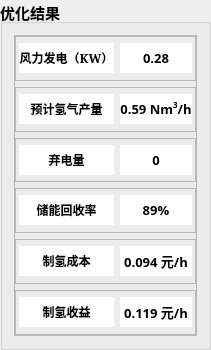
         <widget class="QGroupBox" name="groupBox_19">
          <property name="geometry">
           <rect>
            <x>290</x>
            <y>40</y>
            <width>202</width>
            <height>350</height>
           </rect>
          </property>
          <property name="font">
           <font>
            <pointsize>11</pointsize>
            <weight>75</weight>
            <bold>true</bold>
           </font>
          </property>
          <property name="title">
           <string>优化结果</string>
          </property>
          <layout class="QHBoxLayout" name="horizontalLayout_20">
           <item>
            <widget class="QFrame" name="frame_27">
             <property name="sizePolicy">
              <sizepolicy hsizetype="Expanding" vsizetype="Expanding">
               <horstretch>0</horstretch>
               <verstretch>4</verstretch>
              </sizepolicy>
             </property>
             <property name="font">
              <font>
               <family>幼圆</family>
               <pointsize>10</pointsize>
               <weight>75</weight>
               <bold>true</bold>
              </font>
             </property>
             <property name="frameShape">
              <enum>QFrame::StyledPanel</enum>
             </property>
             <property name="frameShadow">
              <enum>QFrame::Raised</enum>
             </property>
             <layout class="QVBoxLayout" name="verticalLayout_7">
              <property name="leftMargin">
               <number>0</number>
              </property>
              <property name="topMargin">
               <number>0</number>
              </property>
              <property name="rightMargin">
               <number>0</number>
              </property>
              <property name="bottomMargin">
               <number>0</number>
              </property>
              <item>
               <widget class="QFrame" name="frame_28">
                <property name="frameShape">
                 <enum>QFrame::StyledPanel</enum>
                </property>
                <property name="frameShadow">
                 <enum>QFrame::Raised</enum>
                </property>
                <layout class="QHBoxLayout" name="horizontalLayout_4">
                 <property name="leftMargin">
                  <number>3</number>
                 </property>
                 <property name="topMargin">
                  <number>0</number>
                 </property>
                 <property name="rightMargin">
                  <number>3</number>
                 </property>
                 <property name="bottomMargin">
                  <number>0</number>
                 </property>
                 <item>
                  <widget class="QLabel" name="label_10">
                   <property name="minimumSize">
                    <size>
                     <width>95</width>
                     <height>30</height>
                    </size>
                   </property>
                   <property name="maximumSize">
                    <size>
                     <width>16777215</width>
                     <height>30</height>
                    </size>
                   </property>
                   <property name="font">
                    <font>
                     <family>SimSun</family>
                     <pointsize>9</pointsize>
                     <weight>75</weight>
                     <bold>true</bold>
                    </font>
                   </property>
                   <property name="styleSheet">
                    <string notr="true">background-color: rgb(255, 255, 255);</string>
                   </property>
                   <property name="text">
                    <string>风力发电（KW）</string>
                   </property>
                   <property name="alignment">
                    <set>Qt::AlignCenter</set>
                   </property>
                  </widget>
                 </item>
                 <item>
                  <widget class="QLabel" name="label_20">
                   <property name="minimumSize">
                    <size>
                     <width>0</width>
                     <height>30</height>
                    </size>
                   </property>
                   <property name="maximumSize">
                    <size>
                     <width>16777215</width>
                     <height>30</height>
                    </size>
                   </property>
                   <property name="font">
                    <font>
                     <weight>75</weight>
                     <bold>true</bold>
                    </font>
                   </property>
                   <property name="styleSheet">
                    <string notr="true">background-color: rgb(255, 255, 255);
border:1px black ;

</string>
                   </property>
                   <property name="text">
                    <string>0.28</string>
                   </property>
                   <property name="alignment">
                    <set>Qt::AlignCenter</set>
                   </property>
                  </widget>
                 </item>
                </layout>
               </widget>
              </item>
              <item>
               <widget class="QFrame" name="frame_29">
                <property name="frameShape">
                 <enum>QFrame::StyledPanel</enum>
                </property>
                <property name="frameShadow">
                 <enum>QFrame::Raised</enum>
                </property>
                <layout class="QHBoxLayout" name="horizontalLayout_21">
                 <property name="spacing">
                  <number>6</number>
                 </property>
                 <property name="leftMargin">
                  <number>3</number>
                 </property>
                 <property name="topMargin">
                  <number>0</number>
                 </property>
                 <property name="rightMargin">
                  <number>3</number>
                 </property>
                 <property name="bottomMargin">
                  <number>0</number>
                 </property>
                 <item>
                  <widget class="QLabel" name="label_19">
                   <property name="minimumSize">
                    <size>
                     <width>95</width>
                     <height>30</height>
                    </size>
                   </property>
                   <property name="maximumSize">
                    <size>
                     <width>16777215</width>
                     <height>30</height>
                    </size>
                   </property>
                   <property name="font">
                    <font>
                     <family>SimSun</family>
                     <pointsize>9</pointsize>
                     <weight>75</weight>
                     <bold>true</bold>
                    </font>
                   </property>
                   <property name="styleSheet">
                    <string notr="true">background-color: rgb(255, 255, 255);</string>
                   </property>
                   <property name="text">
                    <string>预计氢气产量</string>
                   </property>
                   <property name="alignment">
                    <set>Qt::AlignCenter</set>
                   </property>
                  </widget>
                 </item>
                 <item>
                  <widget class="QLabel" name="label_16">
                   <property name="minimumSize">
                    <size>
                     <width>0</width>
                     <height>30</height>
                    </size>
                   </property>
                   <property name="maximumSize">
                    <size>
                     <width>16777215</width>
                     <height>30</height>
                    </size>
                   </property>
                   <property name="font">
                    <font>
                     <weight>75</weight>
                     <bold>true</bold>
                    </font>
                   </property>
                   <property name="styleSheet">
                    <string notr="true">background-color: rgb(255, 255, 255);
border:1px black ;

</string>
                   </property>
                   <property name="text">
                    <string>0.59 Nm&lt;sup&gt;3&lt;/sup&gt;/h</string>
                   </property>
                   <property name="alignment">
                    <set>Qt::AlignCenter</set>
                   </property>
                  </widget>
                 </item>
                </layout>
               </widget>
              </item>
              <item>
               <widget class="QFrame" name="frame_30">
                <property name="frameShape">
                 <enum>QFrame::StyledPanel</enum>
                </property>
                <property name="frameShadow">
                 <enum>QFrame::Raised</enum>
                </property>
                <layout class="QHBoxLayout" name="horizontalLayout_22">
                 <property name="spacing">
                  <number>6</number>
                 </property>
                 <property name="leftMargin">
                  <number>3</number>
                 </property>
                 <property name="topMargin">
                  <number>0</number>
                 </property>
                 <property name="rightMargin">
                  <number>3</number>
                 </property>
                 <property name="bottomMargin">
                  <number>0</number>
                 </property>
                 <item>
                  <widget class="QLabel" name="label_30">
                   <property name="minimumSize">
                    <size>
                     <width>95</width>
                     <height>30</height>
                    </size>
                   </property>
                   <property name="maximumSize">
                    <size>
                     <width>16777215</width>
                     <height>30</height>
                    </size>
                   </property>
                   <property name="font">
                    <font>
                     <family>SimSun</family>
                     <pointsize>9</pointsize>
                     <weight>75</weight>
                     <bold>true</bold>
                    </font>
                   </property>
                   <property name="styleSheet">
                    <string notr="true">background-color: rgb(255, 255, 255);</string>
                   </property>
                   <property name="text">
                    <string>弃电量</string>
                   </property>
                   <property name="alignment">
                    <set>Qt::AlignCenter</set>
                   </property>
                  </widget>
                 </item>
                 <item>
                  <widget class="QLabel" name="label_31">
                   <property name="minimumSize">
                    <size>
                     <width>0</width>
                     <height>30</height>
                    </size>
                   </property>
                   <property name="maximumSize">
                    <size>
                     <width>16777215</width>
                     <height>30</height>
                    </size>
                   </property>
                   <property name="font">
                    <font>
                     <weight>75</weight>
                     <bold>true</bold>
                    </font>
                   </property>
                   <property name="styleSheet">
                    <string notr="true">background-color: rgb(255, 255, 255);
border:1px black ;

</string>
                   </property>
                   <property name="text">
                    <string>0</string>
                   </property>
                   <property name="alignment">
                    <set>Qt::AlignCenter</set>
                   </property>
                  </widget>
                 </item>
                </layout>
               </widget>
              </item>
              <item>
               <widget class="QFrame" name="frame_33">
                <property name="frameShape">
                 <enum>QFrame::StyledPanel</enum>
                </property>
                <property name="frameShadow">
                 <enum>QFrame::Raised</enum>
                </property>
                <layout class="QHBoxLayout" name="horizontalLayout_23">
                 <property name="spacing">
                  <number>6</number>
                 </property>
                 <property name="leftMargin">
                  <number>3</number>
                 </property>
                 <property name="topMargin">
                  <number>0</number>
                 </property>
                 <property name="rightMargin">
                  <number>3</number>
                 </property>
                 <property name="bottomMargin">
                  <number>0</number>
                 </property>
                 <item>
                  <widget class="QLabel" name="label_11">
                   <property name="minimumSize">
                    <size>
                     <width>95</width>
                     <height>30</height>
                    </size>
                   </property>
                   <property name="maximumSize">
                    <size>
                     <width>16777215</width>
                     <height>30</height>
                    </size>
                   </property>
                   <property name="font">
                    <font>
                     <family>SimSun</family>
                     <pointsize>9</pointsize>
                     <weight>75</weight>
                     <bold>true</bold>
                    </font>
                   </property>
                   <property name="styleSheet">
                    <string notr="true">background-color: rgb(255, 255, 255);</string>
                   </property>
                   <property name="text">
                    <string>储能回收率</string>
                   </property>
                   <property name="alignment">
                    <set>Qt::AlignCenter</set>
                   </property>
                  </widget>
                 </item>
                 <item>
                  <widget class="QLabel" name="label_17">
                   <property name="minimumSize">
                    <size>
                     <width>0</width>
                     <height>30</height>
                    </size>
                   </property>
                   <property name="maximumSize">
                    <size>
                     <width>16777215</width>
                     <height>30</height>
                    </size>
                   </property>
                   <property name="font">
                    <font>
                     <weight>75</weight>
                     <bold>true</bold>
                    </font>
                   </property>
                   <property name="styleSheet">
                    <string notr="true">background-color: rgb(255, 255, 255);
border:1px black ;

</string>
                   </property>
                   <property name="text">
                    <string>89%</string>
                   </property>
                   <property name="alignment">
                    <set>Qt::AlignCenter</set>
                   </property>
                  </widget>
                 </item>
                </layout>
               </widget>
              </item>
              <item>
               <widget class="QFrame" name="frame_34">
                <property name="frameShape">
                 <enum>QFrame::StyledPanel</enum>
                </property>
                <property name="frameShadow">
                 <enum>QFrame::Raised</enum>
                </property>
                <layout class="QHBoxLayout" name="horizontalLayout_24">
                 <property name="spacing">
                  <number>6</number>
                 </property>
                 <property name="leftMargin">
                  <number>3</number>
                 </property>
                 <property name="topMargin">
                  <number>0</number>
                 </property>
                 <property name="rightMargin">
                  <number>3</number>
                 </property>
                 <property name="bottomMargin">
                  <number>0</number>
                 </property>
                 <item>
                  <widget class="QLabel" name="label_32">
                   <property name="minimumSize">
                    <size>
                     <width>95</width>
                     <height>30</height>
                    </size>
                   </property>
                   <property name="maximumSize">
                    <size>
                     <width>16777215</width>
                     <height>30</height>
                    </size>
                   </property>
                   <property name="font">
                    <font>
                     <family>SimSun</family>
                     <pointsize>9</pointsize>
                     <weight>75</weight>
                     <bold>true</bold>
                    </font>
                   </property>
                   <property name="styleSheet">
                    <string notr="true">background-color: rgb(255, 255, 255);</string>
                   </property>
                   <property name="text">
                    <string>制氢成本</string>
                   </property>
                   <property name="alignment">
                    <set>Qt::AlignCenter</set>
                   </property>
                  </widget>
                 </item>
                 <item>
                  <widget class="QLabel" name="label_33">
                   <property name="minimumSize">
                    <size>
                     <width>0</width>
                     <height>30</height>
                    </size>
                   </property>
                   <property name="maximumSize">
                    <size>
                     <width>16777215</width>
                     <height>30</height>
                    </size>
                   </property>
                   <property name="font">
                    <font>
                     <weight>75</weight>
                     <bold>true</bold>
                    </font>
                   </property>
                   <property name="styleSheet">
                    <string notr="true">background-color: rgb(255, 255, 255);
border:1px black ;

</string>
                   </property>
                   <property name="text">
                    <string>0.094 元/h</string>
                   </property>
                   <property name="textFormat">
                    <enum>Qt::AutoText</enum>
                   </property>
                   <property name="alignment">
                    <set>Qt::AlignCenter</set>
                   </property>
                  </widget>
                 </item>
                </layout>
               </widget>
              </item>
              <item>
               <widget class="QFrame" name="frame_35">
                <property name="frameShape">
                 <enum>QFrame::StyledPanel</enum>
                </property>
                <property name="frameShadow">
                 <enum>QFrame::Raised</enum>
                </property>
                <layout class="QHBoxLayout" name="horizontalLayout_25">
                 <property name="leftMargin">
                  <number>3</number>
                 </property>
                 <property name="topMargin">
                  <number>0</number>
                 </property>
                 <property name="rightMargin">
                  <number>3</number>
                 </property>
                 <property name="bottomMargin">
                  <number>0</number>
                 </property>
                 <item>
                  <widget class="QLabel" name="label_12">
                   <property name="minimumSize">
                    <size>
                     <width>95</width>
                     <height>30</height>
                    </size>
                   </property>
                   <property name="maximumSize">
                    <size>
                     <width>16777215</width>
                     <height>30</height>
                    </size>
                   </property>
                   <property name="font">
                    <font>
                     <family>SimSun</family>
                     <pointsize>9</pointsize>
                     <weight>75</weight>
                     <bold>true</bold>
                    </font>
                   </property>
                   <property name="styleSheet">
                    <string notr="true">background-color: rgb(255, 255, 255);</string>
                   </property>
                   <property name="text">
                    <string>制氢收益</string>
                   </property>
                   <property name="alignment">
                    <set>Qt::AlignCenter</set>
                   </property>
                  </widget>
                 </item>
                 <item>
                  <widget class="QLabel" name="label_34">
                   <property name="minimumSize">
                    <size>
                     <width>0</width>
                     <height>30</height>
                    </size>
                   </property>
                   <property name="maximumSize">
                    <size>
                     <width>16777215</width>
                     <height>30</height>
                    </size>
                   </property>
                   <property name="font">
                    <font>
                     <weight>75</weight>
                     <bold>true</bold>
                    </font>
                   </property>
                   <property name="styleSheet">
                    <string notr="true">background-color: rgb(255, 255, 255);
border:1px black ;

</string>
                   </property>
                   <property name="text">
                    <string>0.119 元/h</string>
                   </property>
                   <property name="alignment">
                    <set>Qt::AlignCenter</set>
                   </property>
                  </widget>
                 </item>
                </layout>
               </widget>
              </item>
             </layout>
            </widget>
           </item>
          </layout>
         </widget>
